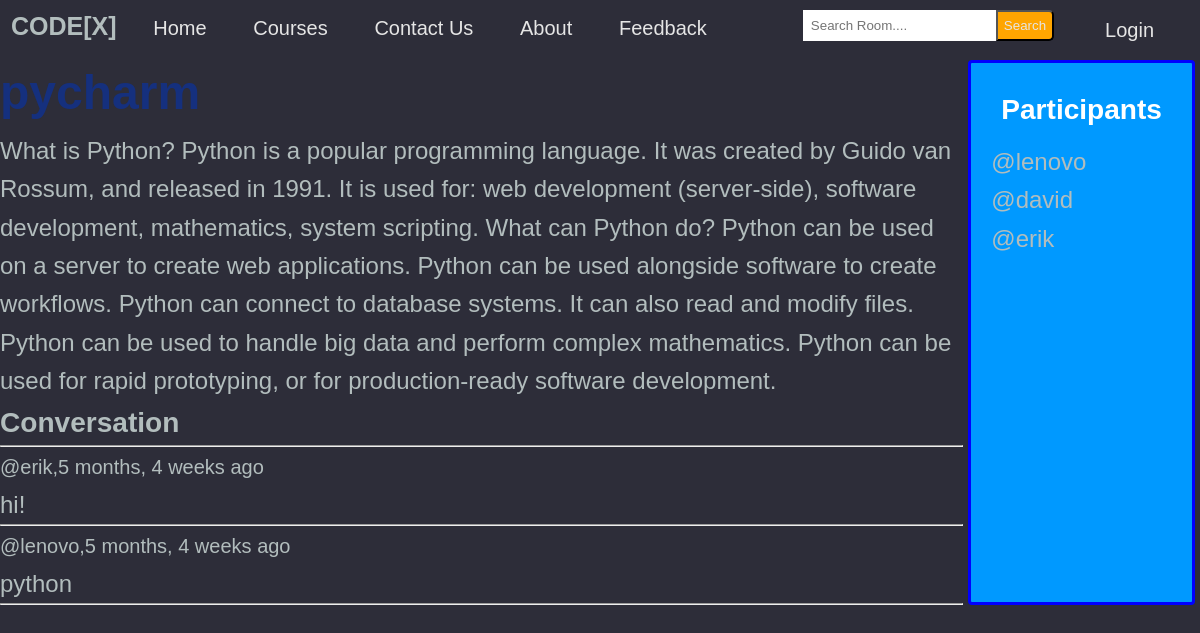
/room/9/, run on the app's committed database.
### base/models.py (models this page shows, shortened)
class Room(models.Model):
    host =  models.ForeignKey(User, on_delete=models.SET_NULL,null=True)
    topic = models.ForeignKey(Topic, on_delete=models.SET_NULL,null=True)
    name =  models.CharField(max_length= 200)
    description = models.TextField(null= True, blank= True)
    participants= models.ManyToManyField(User, related_name='participants', blank=True)
    updated= models.DateTimeField(auto_now= True)
    created= models.DateTimeField(auto_now_add=True)
    class Meta:
        ordering = ['-updated','-created']

class Message(models.Model):
    user= models.ForeignKey(User, on_delete=models.CASCADE)
    room = models.ForeignKey(Room, on_delete=models.CASCADE)
    body = models.TextField()
    updated= models.DateTimeField(auto_now= True)
    created = models.DateTimeField(auto_now_add=True)

### base/views.py (the view, shortened to what this page needs)
# urls.py: path('room/<str:pk>/',views.room,name="room" ),
def room(request,pk):
    room = Room.objects.get(id=pk)
    room_messages = room.message_set.all()
    participants= room.participants.all()
    context = {'room': room , 'room_messages': room_messages,'participants': participants}
    return render(request,'base/room.html', context)

### base/templates/base/room.html (shortened to what this page needs)
{% extends 'main.html' %}
{% block content %}
<div class="room-container">
    <div>
        <h1 style="color: rgb(21, 48, 126);" >{{room.name}}</h1>
        <p>{{room.description}}</p>
        <div class="comment-wrapper">
            <h3>Conversation</h3>
            <hr>
            {% for message in room_messages %}
            <div>
                <small>@{{message.user}},{{message.created|timesince}} ago</small>
                <p>{{message.body}}</p>
                <hr>
            </div>
            {% endfor %}
        </div>
    </div>
    <div class="participants">
        <h3 class="heading">Participants</h3>
        {% for user in participants %}
         <div>
            <p>@{{ user.username }}</p>
        </div>
        {% endfor %}
    </div>
</div>
{% endblock %}

### templates/main.html (style rules this page uses)
:root { --color-main: #71c6dd; --color-main-light: #e1f6fb; --color-dark: #3f4156; --color-dark-medium: #51546e; --color-dark-light: #696d97; --color-light: #e5e5e5; --color-gray: #8b8b8b; --color-light-gray: #b2bdbd; --color-bg: #2d2d39; --color-success: #5dd693; --color-error: #fc4b0b; }
* { padding: 0; margin: 0; text-decoration: none; list-style-type: none; box-sizing: border-box; font-family: 'Nunito', sans-serif }
body { color: var(--color-light-gray); background-color: var(--color-bg); line-height: 1.6; font-weight: 400; font-size: 1.5rem; min-height: 100vh; }

### base/templates/base/room.html (style rules this page uses)
.room-container { display: grid; grid-template-columns: 5fr 1fr; padding: 0; }
.participants { margin-left: 5px; margin-right: 5px; margin-top: 5px; display: block; padding: 15px 20px; position: relative; background: #0099FF; border: 3px solid blue; border-radius: 4px; }
.heading { text-align: center; text-transform: capitalize; color: #fff; padding: 10px; }

### data on the page
Room: description "What is Python? Python is a popular programming language. It was created by Guido van Rossum, and released in 1991. It is used for: web development (server-side), software development, mathematics, system scripting. What can Python do? Python can be used on a server to create web applications. Python can be used alongside software to create workflows. Python can connect to database systems. It can also read and modify files. Python can be used to handle big data and perform complex mathematics. Python can be used for rapid prototyping, or for production-ready software development."
Message: user "erik", created "5 months, 4 weeks", body "hi!"
Message: user "lenovo", created "5 months, 4 weeks", body "python"

### other printed values
{{ user.username }} "lenovo"
{{ user.username }} "david"
{{ user.username }} "erik"
